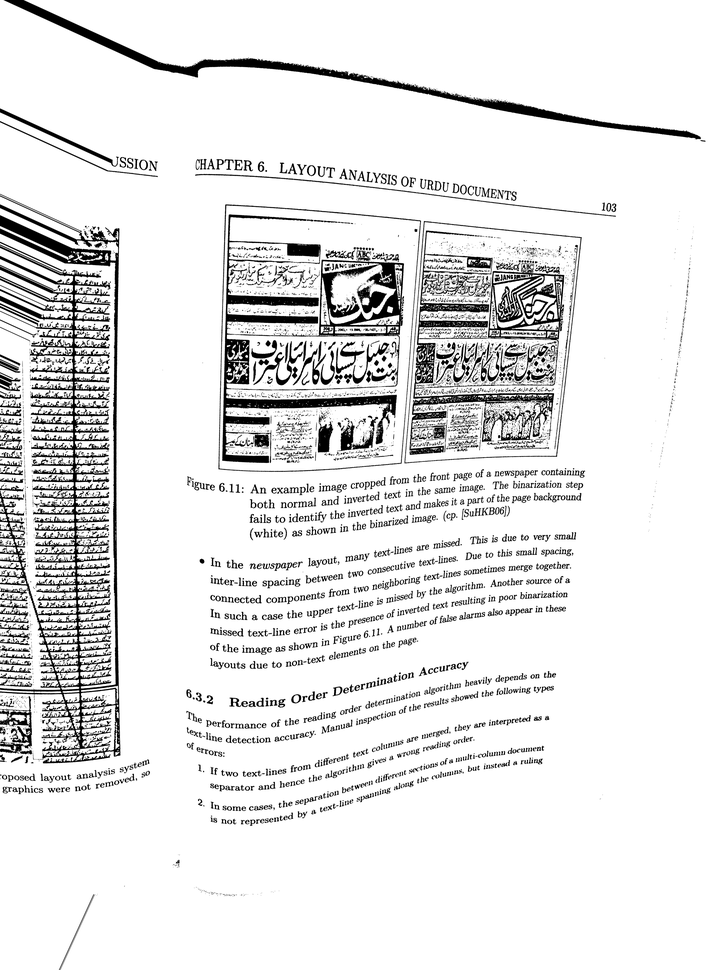
#> input picture demo/demo2.png, 727 x 970 px, shrunk from 2592 x 3456 before the run, given in place of demo2.jpg, which was not available
$ python _tmp_thangDong1.py
#> lines starting #> are read from the running program, lines starting #| are printed output that depends on the picture; after the words box and inside, x2 and y2 are one past the last pixel; in counts of white or black regions, pixels touching at a corner belong together; pictures that were not available may be replaced by others from this repository, and a replacement may not be noted
import cv2
import numpy as np
from scipy.interpolate import CubicSpline, UnivariateSpline
import numpy as np
import random
from operator import add, sub

# [12 lines of commented-out code are left out]

FILE_NAME = 'demo2.jpg'

DILATE_KERNEL = np.ones((3,5), np.uint8)
DILATE_LITERATION = 3
MINIMUM_CONTOUR_SIZE = 600
MAXIMUM_CONTOUR_SIZE = 100000

FIND_NEXT_WIDTH = 10
FIND_NEXT_MAX_DISTANCE = 60
FIND_NEXT_MAX_DEGREE = 45

MINIMUM_LEN_SPLINE = 4

def center(M):
    cX = int(M["m10"] / M["m00"])
    cY = int(M["m01"] / M["m00"])
    return cX, cY

def get_next_contour(mask, current_contour, M, delta, max_distance):
    h, w = mask.shape

    c_x, c_y = center(M)
    theta = 0.5 * np.arctan2(2 * M["mu11"], M["mu20"] - M["mu02"])
    alpha = np.tan(theta)
    angle = np.degrees(np.arctan(alpha))
    if angle < -FIND_NEXT_MAX_DEGREE or angle > FIND_NEXT_MAX_DEGREE:
        return None, -1

    x = c_x
    y = c_y
    delta = delta / np.cos(np.arctan(alpha))
    while pow(pow(x - c_x, 2) + pow(y - c_y, 2), 0.5) < max_distance:
        x += 1
        y += alpha

        _x = int(x)
        if _x < 0 or _x >= w:
            break

        for _y in range(int(y - delta), int(y + delta + 1)):
            if _y < 0 or _y >= h:
                break

            ### draw line
            img_fncnt[_y][_x] += 200

            if mask[_y][_x] != 0:
                if int(mask[_y][_x]) - 1 != current_contour:
                    return int(mask[_y][_x]) - 1, pow(pow(x - c_x, 2) + pow(y - c_y, 2), 0.5)

                c_x = x
                c_y = y

    return None, -1

def connect_pair(pairs):
    chains = []

    check = [False] * len(pairs)
    i = 0
    while True:
        while i < len(pairs) and check[i] is not False:
            i += 1
        if i == len(pairs):
            break

        chain = [i]
        while True:
            next = pairs[chain[-1]]
            if next is None:
                break

            else:
                if check[next] is False:
                    check[next] = True
                    chain.append(next)
                else:
                    # check[next] is the index of chain have begin element is next
                    chains[check[next]] = chain + chains[check[next]]
                    check[chain[0]] = check[next]
                    check[next] = True

                    chain = []
                    break

        if len(chain) > 0:
            check[i] = len(chains)
            chains.append(chain)
    return chains

def check_size(contour):
    area = cv2.contourArea(contour)
    return area > MINIMUM_CONTOUR_SIZE and area < MAXIMUM_CONTOUR_SIZE

def find_function(chain, contours_moments):
    center_points= []
    for contour_index in chain:
        center_points.append(center(contours_moments[contour_index]))

    # calculating Spline for chain
    center_points.sort()
    i = 0
    while i < len(center_points):
        if center_points[i][0] == center_points[i-1][0]:
            center_points.pop(i)
        else:
            i += 1
    if len(center_points) < 2:
        return None

    _center_points = zip(*center_points)
    _center_points = list(_center_points)
    if len(center_points) < MINIMUM_LEN_SPLINE:
        return CubicSpline(_center_points[0], _center_points[1])
    return CubicSpline(_center_points[0], _center_points[1])

def len_route(route):
    sum = 0.0
    for i in range(1, len(route)):
        sum += pow((route[i][0] - route[i-1][0])**2 + (route[i][1] - route[i-1][1])**2, 0.5)

    return sum

def find_neighbor(mask, current_contour, begin_point, f, x_function = add):
    h, w = mask.shape

    x = begin_point[0]
    route = []
    while len_route(route) < FIND_NEXT_MAX_DISTANCE:
        x = x_function(x, 1)
        y = f(x)
        route.append((x, float(y)))

        if len(route) < 2:
            delta = FIND_NEXT_WIDTH
        else:
            dx = route[-1][0] - route[-2][0]
            dy = route[-1][1] - route[-2][1]
            delta = FIND_NEXT_WIDTH / np.cos(np.arctan(dy / dx))


        _x = int(x)
        if _x < 0 or _x >= w:
            break

        for _y in range(int(y - delta), int(y + delta + 1)):
            if _y < 0 or _y >= h:
                break

            ### draw line
            # img_fncnt[_y][_x] += 100

            if mask[_y][_x] != 0:
                if int(mask[_y][_x]) - 1 != current_contour:
                    return int(mask[_y][_x]) - 1, len_route(route)

                route.clear()

    return None, -1

# [10 lines left out: function drawLine, not called in this run]


def find_closest_element(mask, chain, contours_moments):
    f = find_function(chain, contours_moments)
    if f is None:
        return None, None

    prev_element = find_neighbor(mask, chain[0], center(contours_moments[chain[0]]), f, sub)
    next_element = find_neighbor(mask, chain[-1], center(contours_moments[chain[-1]]), f, add)
    return prev_element, next_element


global img_fncnt

# read image and threshold
img = cv2.imread(FILE_NAME)
#> img is the input picture: shape (970, 727, 3); min 0, max 255, mean 229.9
gray = cv2.cvtColor(img, cv2.COLOR_RGB2GRAY)
bin = cv2.adaptiveThreshold(gray, 255, cv2.ADAPTIVE_THRESH_GAUSSIAN_C, cv2.THRESH_BINARY, 101, 20)
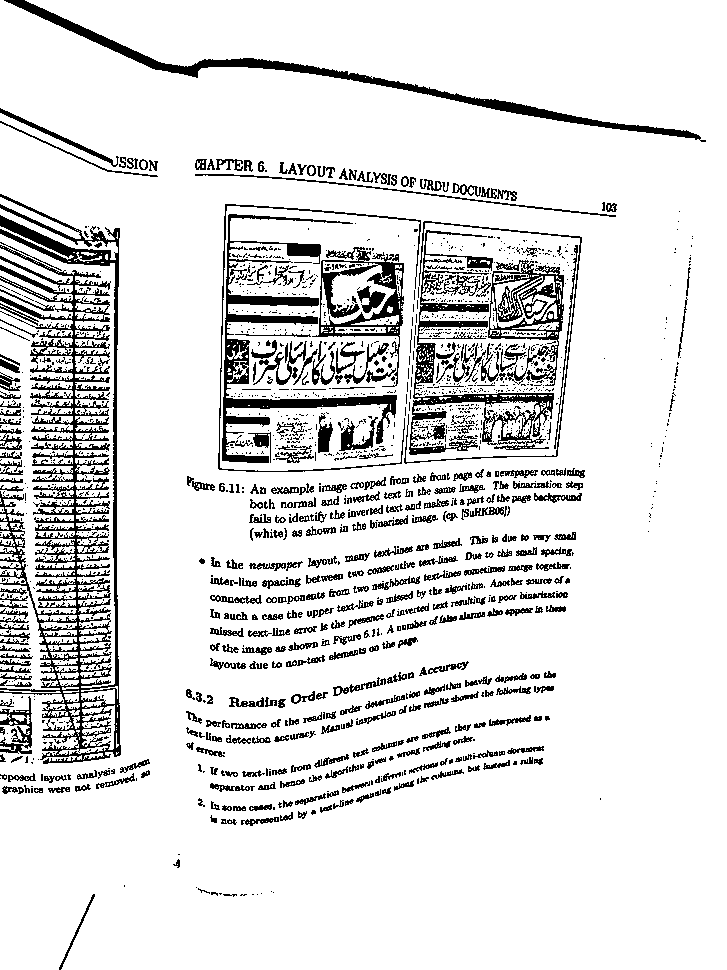
#> bin: shape (970, 727); 87.7% white; 1699 black regions (1238 under 20 px), largest, box (x1, y1, x2, y2) and area: (0, 194, 121, 764) 20312, (222, 214, 397, 463) 6327, (409, 230, 554, 455) 5610

img_cnt = img.copy()
img_fncnt = img.copy()

# reduce noise ?
# connect small component
revert = 255 - bin
dilate = cv2.dilate(revert, kernel=DILATE_KERNEL, iterations=DILATE_LITERATION)
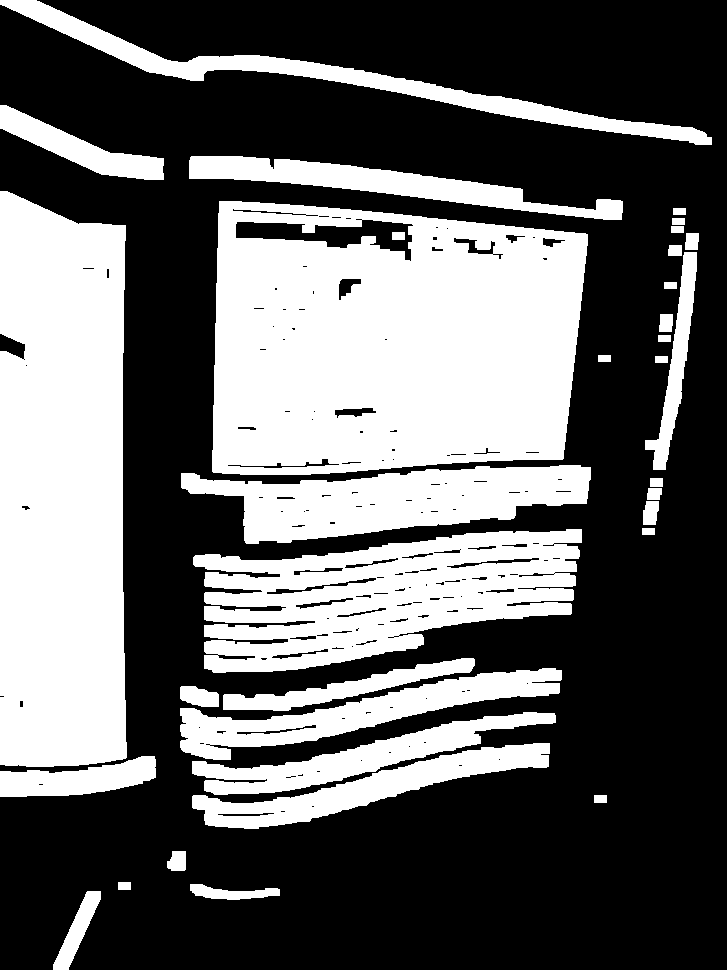
#> dilate: shape (970, 727); 39.3% white; 34 white regions

#find contours and remove small contours
contours, _ = cv2.findContours(dilate, cv2.RETR_EXTERNAL, cv2.CHAIN_APPROX_NONE)
#> contours = 33 contours; largest, box (x1, y1, x2, y2) and area: (212, 201, 588, 475) 90748, (0, 191, 127, 767) 67464, (193, 529, 582, 673) 35054, (181, 465, 591, 544) 18545, (0, 0, 712, 145) 10947
contours = list(filter(lambda contour: check_size(contour), contours))
#> contours = 15 contours; largest, box (x1, y1, x2, y2) and area: (212, 201, 588, 475) 90748, (0, 191, 127, 767) 67464, (193, 529, 582, 673) 35054, (181, 465, 591, 544) 18545, (0, 0, 712, 145) 10947

### drawing contour with index
for contour_index, contour in enumerate(contours):
    x, y, w, h = cv2.boundingRect(contours[contour_index])
    cv2.rectangle(img_cnt, (x, y), (x + w, y + h), (0, 255, 0), 1)
    cv2.putText(img_cnt, str(contour_index), (x, y - 2), cv2.FONT_HERSHEY_SIMPLEX, 0.5, (0, 0, 100), 2)
#> this loop made 15 passes
#> (x, y, w, h) on passes 1 to 8: (53, 891, 48, 79), (190, 884, 90, 16), (0, 756, 156, 41), (192, 743, 358, 86), (192, 712, 364, 83), (180, 668, 382, 92), (223, 658, 252, 53), (193, 529, 389, 144)
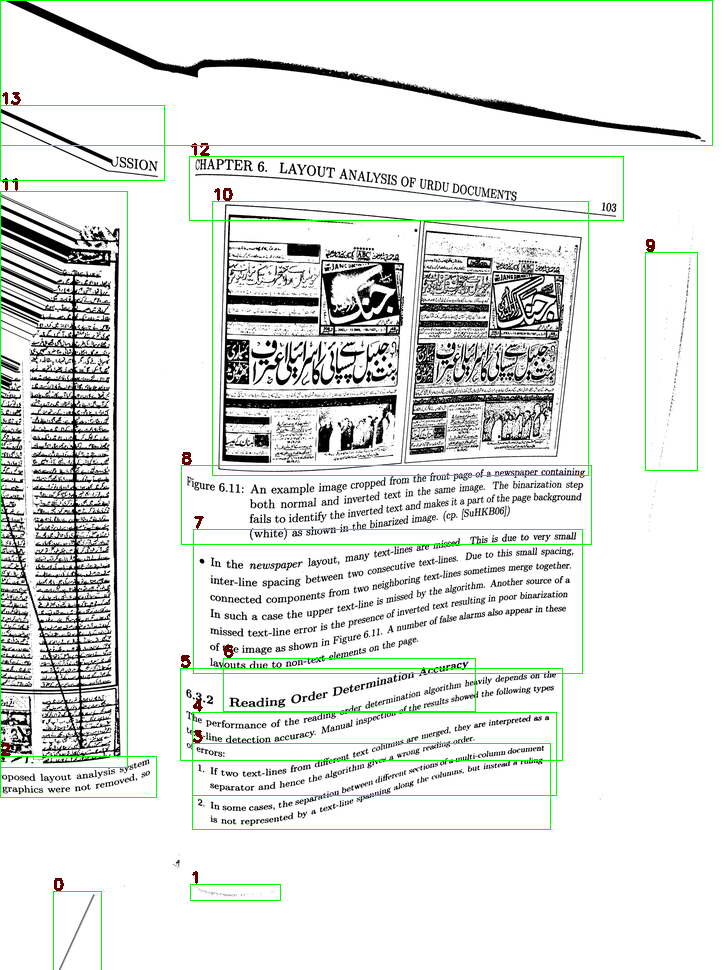
#> img_cnt: shape (970, 727, 3); 1.95% of pixels changed, all inside (x1, y1, x2, y2) = (0, 0, 713, 970)


cv2.imwrite('result_dilate.png', dilate)
cv2.imwrite('result_cnt.png', img_cnt)
# exit()


# create mask of contours
mask = np.zeros(bin.shape)
for i, contour in enumerate(contours):
    cv2.fillPoly(mask, pts = [contour], color = i + 1)
#> this loop made 15 passes
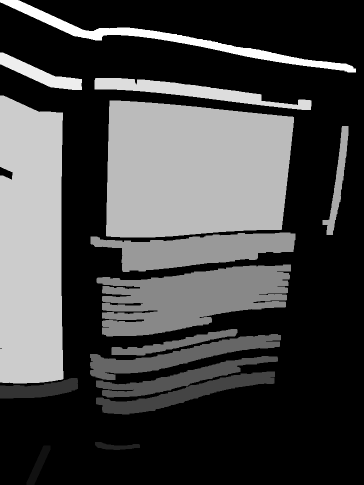
#> mask: shape (970, 727) float64 (shown at 1/2 size); min 0, max 15, mean 4.04; drawn with min black and max white

# calculate moment of contours
contours_moments = []
for contour in contours:
    contours_moments.append(cv2.moments(contour))
#> after the loop, contours_moments = 15 items

# get pair of 2 words
pairs = [None] * len(contours)
#> pairs = 15 items
contours_distance = [[-1, 0]] * len(contours)
#> contours_distance = [[-1, 0], [-1, 0], [-1, 0], [-1, 0], [-1, 0], [-1, 0], [-1, 0], [-1, 0], [-1, 0], [-1, 0], [-1, 0], [-1, 0], [-1, 0], [-1, 0], [-1, 0]]
for i, contour in enumerate(contours):
    next_contour_index, distance = get_next_contour(mask, i, contours_moments[i], FIND_NEXT_WIDTH, FIND_NEXT_MAX_DISTANCE)
    if next_contour_index is not None:
        if contours_distance[next_contour_index][0] == -1:
            pairs[i] = next_contour_index
            contours_distance[next_contour_index] = i, distance

        elif distance < contours_distance[next_contour_index][1]:
            pairs[contours_distance[next_contour_index][0]] = None

            pairs[i] = next_contour_index
            contours_distance[next_contour_index] = i, distance
#> this loop made 15 passes
#> (theta in get_next_contour, alpha in get_next_contour, angle in get_next_contour) on passes 2, 4, 5, 6, 8, 9, 11, 13: (0.0363, 0.0363, 2.08), (-0.208, -0.211, -11.93), (-0.205, -0.208, -11.75), (-0.172, -0.174, -9.86), (-0.169, -0.171, -9.69), (-0.0676, -0.0677, -3.87), (-0.0166, -0.0166, -0.952), (0.115, 0.116, 6.61)
#> after the loop, contours_distance = [[-1, 0], [-1, 0], [-1, 0], [-1, 0], (2, 37.22), (6, 0), [-1, 0], [-1, 0], [-1, 0], [-1, 0], [-1, 0], [-1, 0], (13, 27.69), [-1, 0], [-1, 0]]

# ## print pairs
# for i, pair in enumerate(pairs):
#     print(i, pair)

# connect pair to chains
chains = connect_pair(pairs)
#> in connect_pair, `check = [False] * len(pairs)`: check = [False, False, False, False, False, False, False, False, False, False, False, False, False, False, False]
#> after the loop in connect_pair, `while True:`: chains = [[0], [1], [2, 4], [3], [6, 5], [7], [8], [9], [10], [11], [13, 12], [14]]; check = [0, 1, 2, 3, True, True, 4, 5, 6, 7, 8, 9, True, 10, 11]; i = 15
# ## print chains
# for chain in chains:
#     print(chain)

# extend the long chains
long_chains = []
isolate_contours = []
for chain in chains:
    if len(chain) > 1:
        long_chains.append(chain)
    else:
        isolate_contours.append(chain + [-1] * 3)
#> this loop made 12 passes
#> after the loop, isolate_contours = [[0, -1, -1, -1], [1, -1, -1, -1], [3, -1, -1, -1], [7, -1, -1, -1], [8, -1, -1, -1], [9, -1, -1, -1], [10, -1, -1, -1], [11, -1, -1, -1], [14, -1, -1, -1]]; long_chains = [[2, 4], [6, 5], [13, 12]]

# isolate_contours -> 0: contour_index, 1: chain_index, 2: distance, 3: type
# add isolate element to chain
long_chains_done = []
closed_contours = []
while True:
    i = 0
    closed_contours.clear()
    while i < len(long_chains):
        prev_cnt, next_cnt = find_closest_element(mask, long_chains[i], contours_moments)
        if prev_cnt[0] is None and next_cnt[0] is None:
            long_chains_done.append(long_chains[i])
            long_chains.pop(i)
        else:
            closed_contours.append((prev_cnt, next_cnt))
            i += 1

    for chain_index, closed_contours_pair in enumerate(closed_contours):
        for i, closed_contour in enumerate(closed_contours_pair):
            if closed_contour[0] is None:
                continue

            for contour in isolate_contours:
                if closed_contour[0] == contour[0]:
                    if contour[2] == -1 or closed_contour[1] < contour[2]:
                        contour[1] = chain_index
                        contour[2] = closed_contour[1]
                        contour[3] = i
                    break

    i = 0
    have_insert = False
    while i < len(isolate_contours):
        if isolate_contours[i][1] != -1:
            if isolate_contours[i][3] == 0:
                long_chains[isolate_contours[i][1]].insert(0, isolate_contours[i][0])
            else:
                long_chains[isolate_contours[i][1]].append(isolate_contours[i][0])
            isolate_contours.pop(i)
            have_insert = True
        else:
            i += 1
    if not have_insert:
        break
#> this loop made 2 passes
#> after the loop, closed_contours = [((6, 0), (6, 0))]; contour = [14, -1, -1, -1]; isolate_contours = [[0, -1, -1, -1], [1, -1, -1, -1], [8, -1, -1, -1], [9, -1, -1, -1], [10, -1, -1, -1], [11, -1, -1, -1], [14, -1, -1, -1]]; long_chains = [[7, 6, 5]]; long_chains_done = [[13, 12], [2, 4, 3]]

connect_chain = []
for i in range(0, len(long_chains)):
    connect_chain.append([[None, -1], [None, -1]])
#> this loop made 1 pass
#> after the loop, connect_chain = 1 item
for chain_index, closed_contour in enumerate(closed_contours):
    for t, contour in enumerate(closed_contour):
        if contour[0] is None:
            continue

        for i, chain in enumerate(long_chains):
            if contour[0] == chain[t - 1]:
                if connect_chain[i][t - 1][1] == -1 or contour[1] < connect_chain[i][t - 1][1]:
                    connect_chain[i][t - 1][0] = chain_index
                    connect_chain[i][t - 1][1] = contour[1]
                break
#> this loop made 1 pass
#> (chain_index, closed_contour) on pass 1: (0, ((6, 0), (6, 0)))

while True:
    i = 0
    while i < len(connect_chain) and connect_chain[i][1][0] is None:
        i+= 1
    if i == len(connect_chain):
        break

    next_chain_index = connect_chain[i][1][0]
    if connect_chain[next_chain_index][0][0] == i:
        long_chains[i].extend(long_chains[next_chain_index])

        connect_chain[i][1] = connect_chain[next_chain_index][1]
        connect_chain[next_chain_index][1] = [None, -2]
    else:
        connect_chain[i][1] = [None, -1]
i = 0
while i < len(long_chains):
    if connect_chain[i][1][1] == -2:
        long_chains.pop(i)
        connect_chain.pop(i)
    else:
        i += 1
#> this loop made 1 pass
#> after the loop, i = 1

chains = long_chains_done + long_chains
#> chains = [[13, 12], [2, 4, 3], [7, 6, 5]]
for chain in chains:
    print(chain)
#> this loop made 3 passes
#> (printed output is left out)

lines = []
for chain in chains:
    [x, y, w, h] = cv2.boundingRect(contours[chain[0]])
    main_axis = y + int(h / 2)

    ### drawing center point on original image
    center_points= []
    for contour_index in chain:
        center_points.append(center(contours_moments[contour_index]))
    color1 = list(np.random.choice(range(256), size=3))
    color =[int(color1[0]), int(color1[1]), int(color1[2])]
    for i, contour_index in enumerate(chain):
        cv2.circle(img_fncnt, center_points[i], radius=10, color = color, thickness=-1)
        cv2.putText(img_fncnt , str(contour_index), center_points[i], cv2.FONT_HERSHEY_SIMPLEX, 0.6, (0, 100, 100), 2)

    # calculating CubicSpline for each chain
    lines.append((main_axis, find_function(chain, contours_moments)))
#> this loop made 3 passes
#> (chain, x, y, w, h, main_axis) on passes 1 to 3: ([13, 12], 0, 105, 164, 75, 142), ([2, 4, 3], 0, 756, 156, 41, 776), ([7, 6, 5], 193, 529, 389, 144, 601)
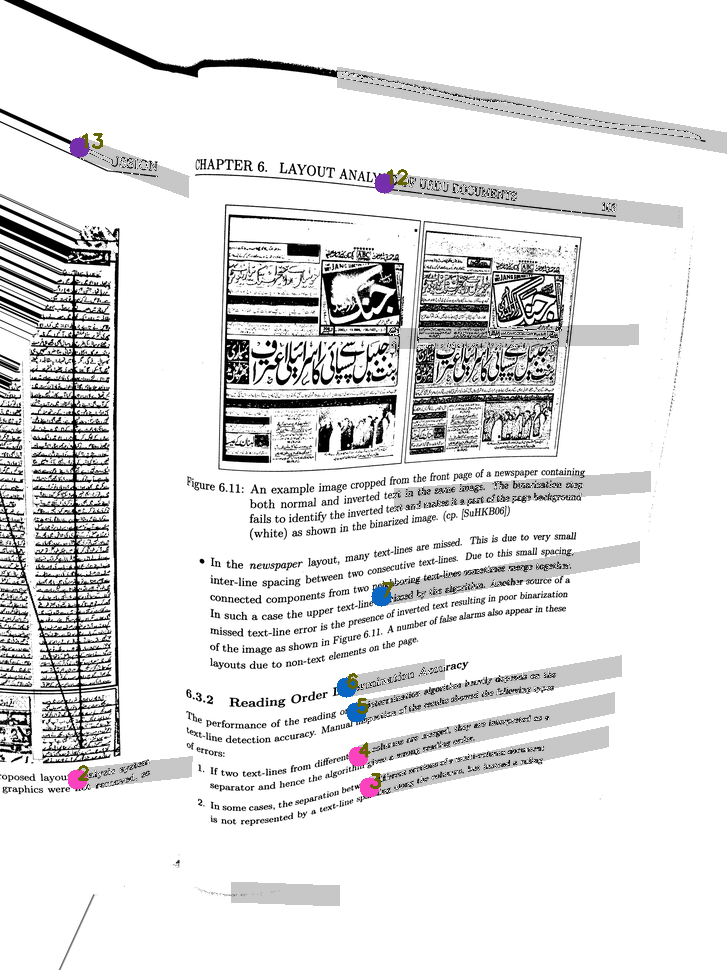
#> img_fncnt: shape (970, 727, 3); 8.2% of pixels changed, all inside (x1, y1, x2, y2) = (67, 67, 727, 906)
#> after the loop, lines = 3 items

cv2.imwrite('result_fnct.png', img_fncnt)


# create list store place of contour in chains
pos = [-1] * len(contours)
#> pos = [-1, -1, -1, -1, -1, -1, -1, -1, -1, -1, -1, -1, -1, -1, -1]
for i, chain in enumerate(chains):
    for contour_index in chain:
        pos[contour_index] = i
#> after the loop, pos = [-1, -1, 1, 1, 1, 2, 2, 2, -1, -1, -1, -1, 0, 0, -1]

# create result image
print('Starting create new image...')
new = np.zeros(bin.shape) + 255
h, w = new.shape

for y in range(0, h):
    for x in range(0, w):
        if bin[y][x] == 0 and mask[y][x] != 0:
            chain_index = pos[int(mask[y][x] - 1)]
            if chain_index != -1:
                mainAxis, f = lines[chain_index]
                if mainAxis == -1:
                    continue

                new_y = int(y + mainAxis - f(x))
                if 0<= new_y < h:
                    new[new_y][x] = 0
            else:
                pass
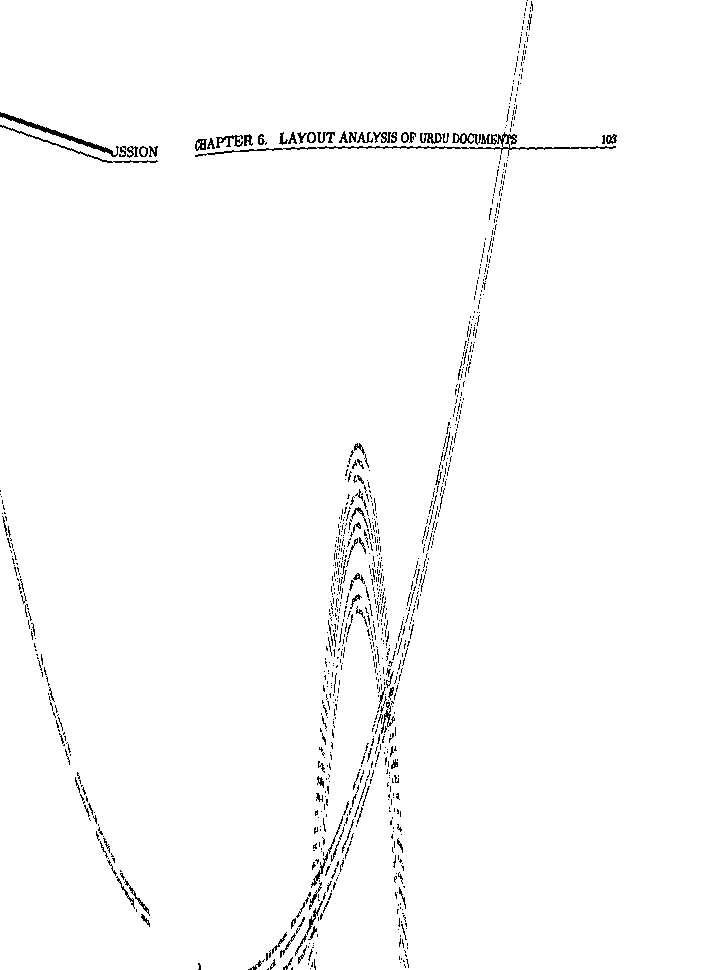
#> new: shape (970, 727) float64; 98.4% white; black in thin lines or dots, all inside (x1, y1, x2, y2) = (0, 0, 617, 970)

print('Done')

cv2.imwrite('result.png', new)
